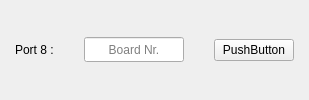
                                    <widget class="QFrame" name="button_frame_8">
                                     <property name="styleSheet">
                                      <string notr="true"/>
                                     </property>
                                     <property name="frameShape">
                                      <enum>QFrame::NoFrame</enum>
                                     </property>
                                     <property name="frameShadow">
                                      <enum>QFrame::Raised</enum>
                                     </property>
                                     <layout class="QHBoxLayout" name="button_layout_8">
                                      <property name="spacing">
                                       <number>30</number>
                                      </property>
                                      <property name="leftMargin">
                                       <number>15</number>
                                      </property>
                                      <property name="topMargin">
                                       <number>0</number>
                                      </property>
                                      <property name="rightMargin">
                                       <number>15</number>
                                      </property>
                                      <property name="bottomMargin">
                                       <number>0</number>
                                      </property>
                                      <item>
                                       <widget class="QLabel" name="label_15">
                                        <property name="maximumSize">
                                         <size>
                                          <width>60</width>
                                          <height>16777215</height>
                                         </size>
                                        </property>
                                        <property name="text">
                                         <string>Port 8 :</string>
                                        </property>
                                       </widget>
                                      </item>
                                      <item>
                                       <widget class="QLineEdit" name="button_edit_8">
                                        <property name="sizePolicy">
                                         <sizepolicy hsizetype="Preferred" vsizetype="Fixed">
                                          <horstretch>0</horstretch>
                                          <verstretch>0</verstretch>
                                         </sizepolicy>
                                        </property>
                                        <property name="maximumSize">
                                         <size>
                                          <width>100</width>
                                          <height>25</height>
                                         </size>
                                        </property>
                                        <property name="styleSheet">
                                         <string notr="true"/>
                                        </property>
                                        <property name="text">
                                         <string/>
                                        </property>
                                        <property name="alignment">
                                         <set>Qt::AlignCenter</set>
                                        </property>
                                        <property name="placeholderText">
                                         <string>Board Nr.</string>
                                        </property>
                                        <property name="clearButtonEnabled">
                                         <bool>false</bool>
                                        </property>
                                       </widget>
                                      </item>
                                      <item>
                                       <widget class="QPushButton" name="pushre_9">
                                        <property name="text">
                                         <string>PushButton</string>
                                        </property>
                                       </widget>
                                      </item>
                                     </layout>
                                    </widget>
